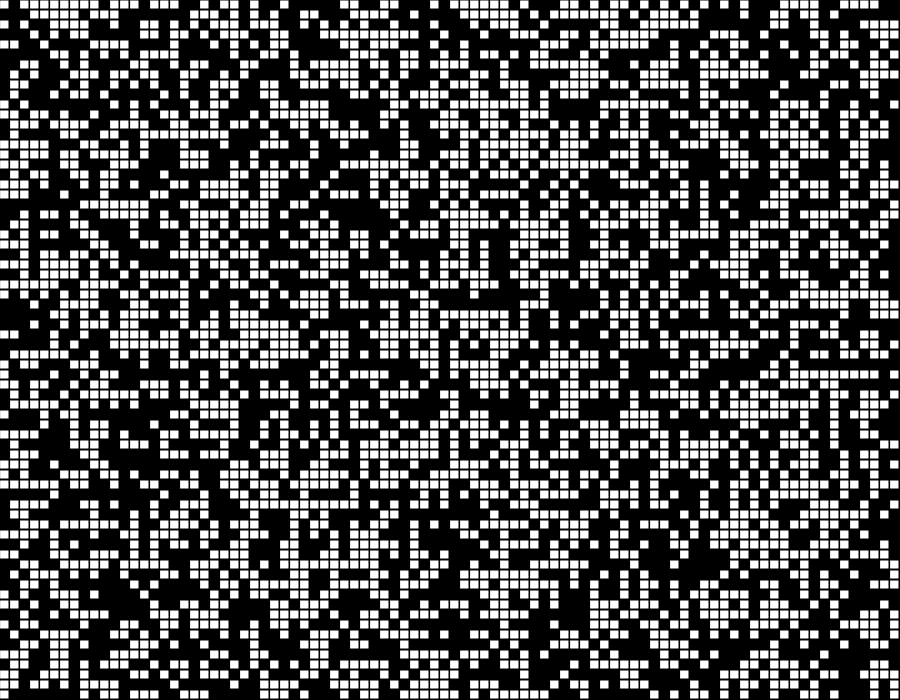
Frame 1 (no input)
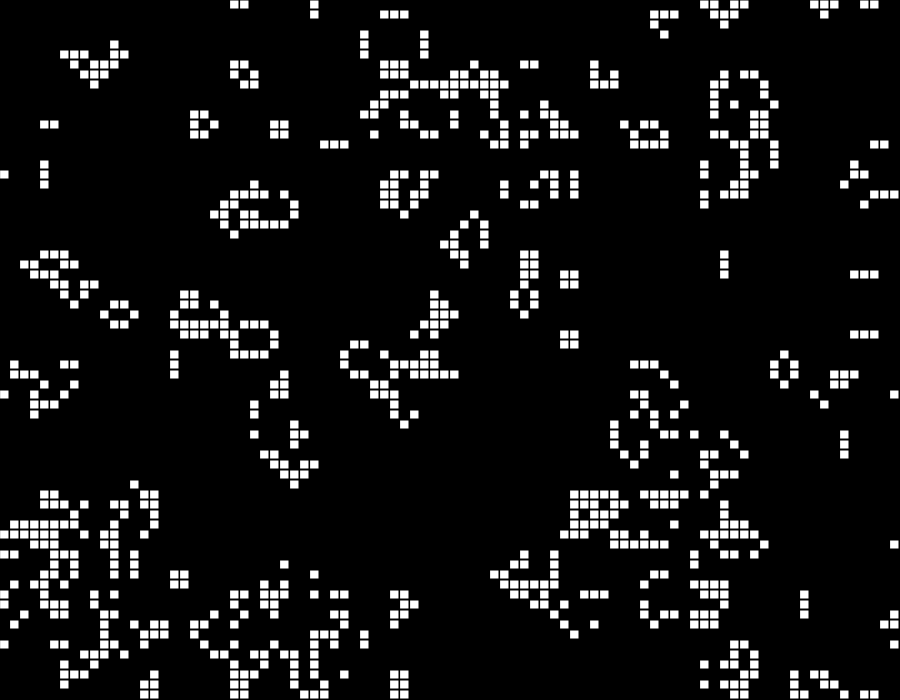
Frame 60 (no input)
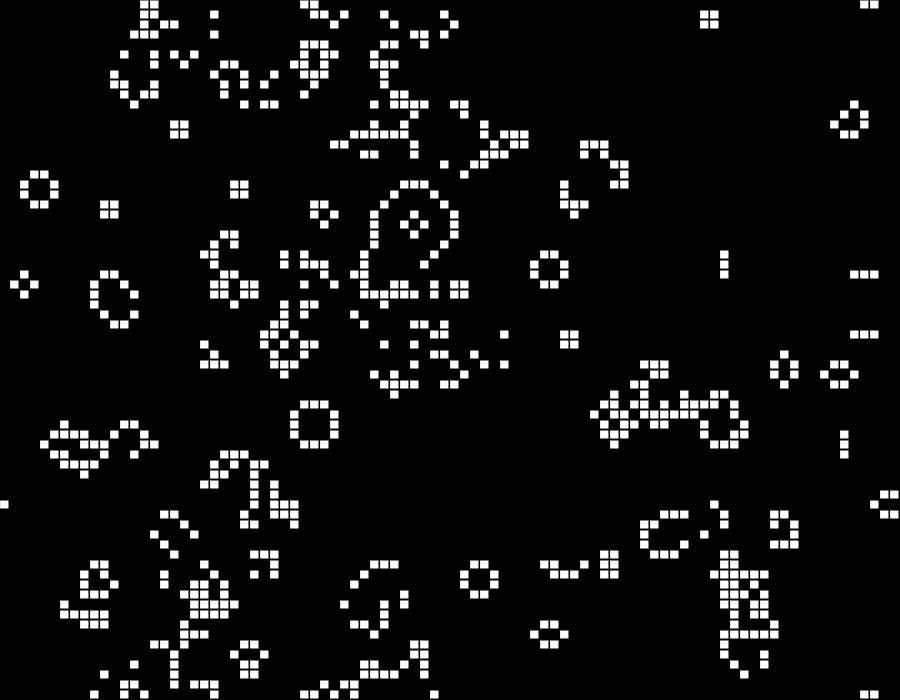
Frame 120 (the mouse pressed at the canvas centre since frame 60)

The p5.js sketch that drew these frames (run headless with seeded random() and noise() and a simulated clock; from frame 60 on, the mouse is pressed at the canvas centre):

// p5.js sketch
// ── sketch.js
function make2DArray(cols, rows){
  let arr = new Array(cols);
  for (let i = 0; i < arr.length; i++){
    arr[i] = new Array(rows);
  }
  return arr;
}

let grid;
let cols;
let rows;
let resolution = 10;

function setup(){
  createCanvas(900,700);
  cols = width / resolution;
  rows = height / resolution;
  grid = make2DArray(cols,rows)
  for (let i = 0; i < cols; i++) {
    for (let j = 0; j < rows; j++) {
     grid [i][j] = floor(random(2));
    }
  }
}

function draw(){
  background(0);
  //initial
  for (let i = 0; i < cols; i++) {
    for (let j = 0; j < rows; j++) {
      let x = i*resolution;
      let y = j*resolution;
      if (grid[i][j] == 1){
        fill(255);
        stroke(0);
        rect(x,y,resolution-1,resolution-1);
      }
    }
  }
  //compute
  let next = make2DArray(cols, rows);
  
  for (let i = 0; i < cols; i++) {
    for (let j = 0; j < rows; j++) {
      let state = grid[i][j];
      //set state
      let sum = 0;
      let neighbors = countNeighbors(grid, i, j);
        
      if (state == 0 && neighbors == 3){
        next[i][j] = 1;
      } else if (state == 1 && (neighbors <2 || neighbors >3)){
        next[i][j] = 0;
      } else {
        next[i][j] = state;
      }
    }
  }
  grid = next;
}

function countNeighbors(grid, x, y) {
  let sum = 0;
  for (let i = -1; i < 2; i++) {
    for (let j = -1; j < 2; j++) {
      let col = (x + i + cols) % cols;
      let row = (y + j + rows) % rows;
      sum += grid[col][row];
    }
  }
  sum -= grid[x][y];
  return sum;
}
